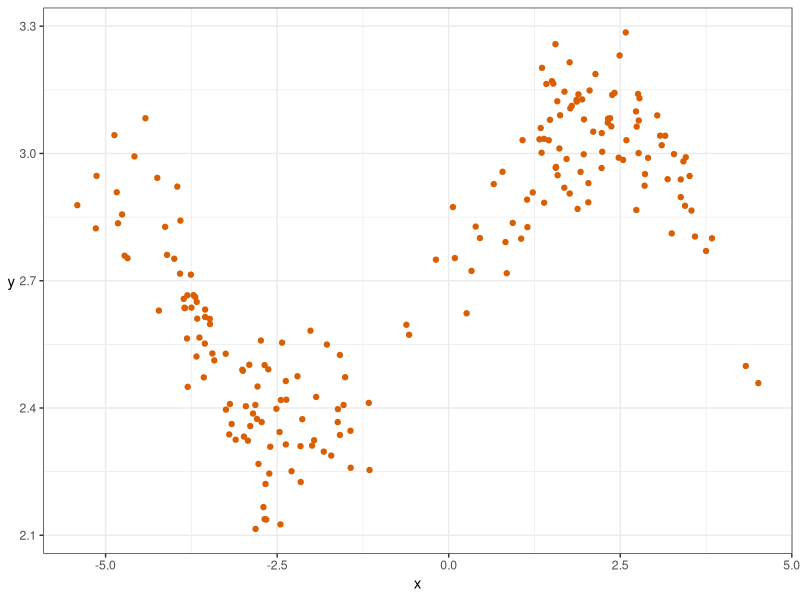
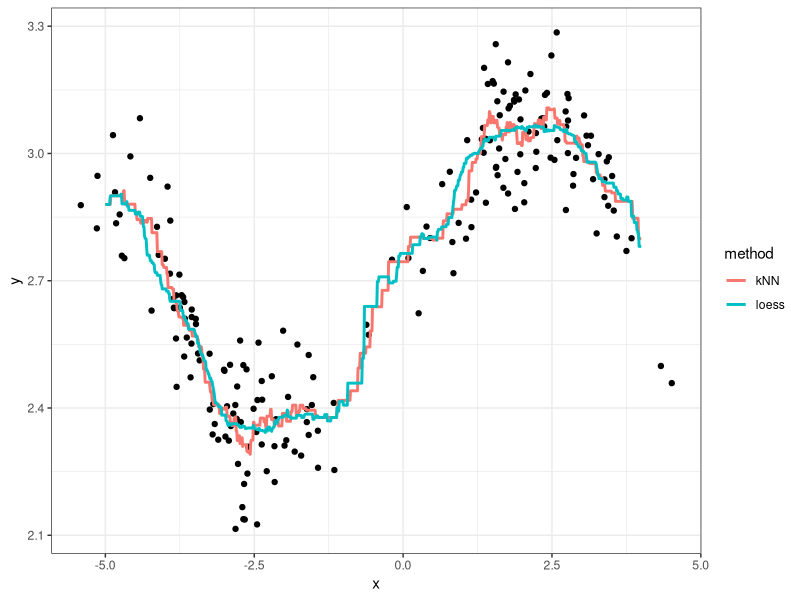
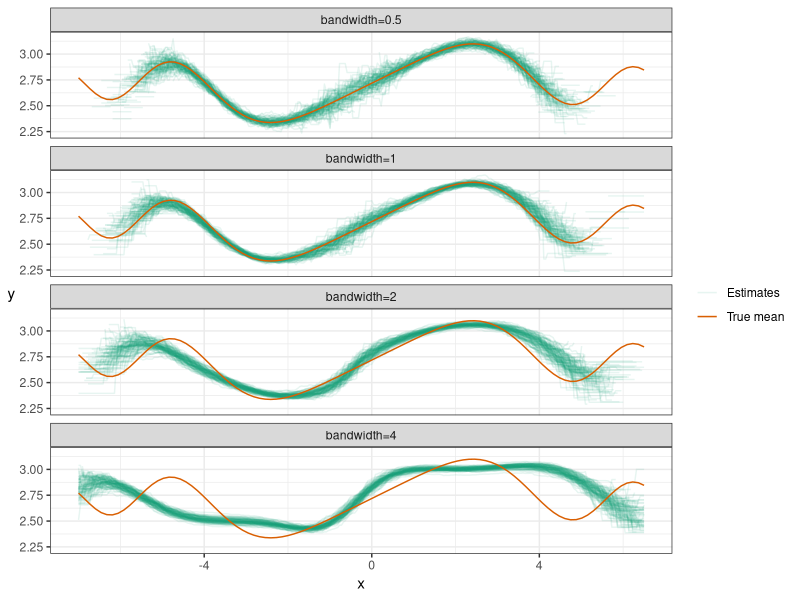
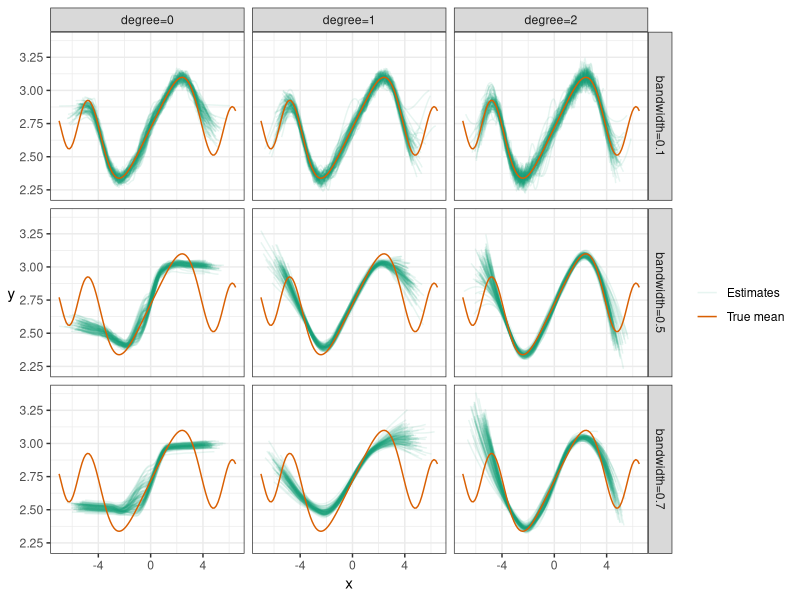
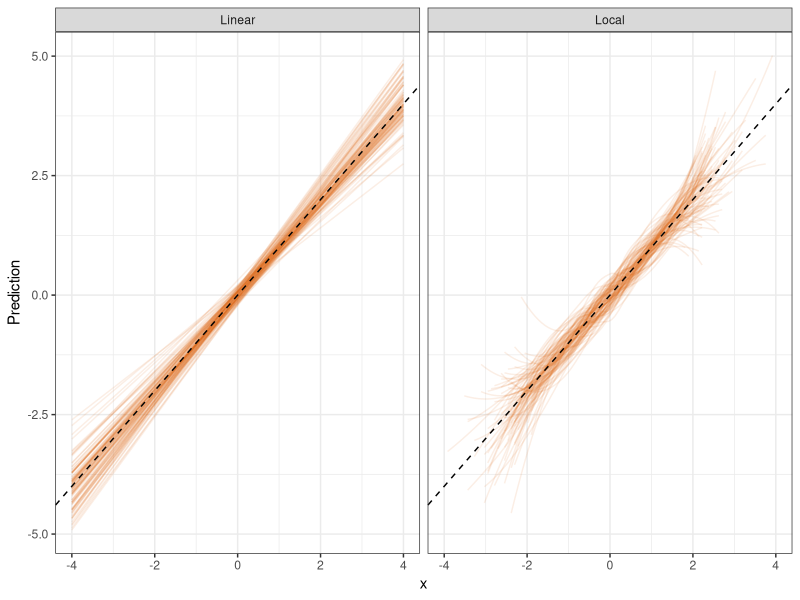

These charts were generated, in order, by the following R code:
## ---- chunk 1
suppressPackageStartupMessages(library(tidyverse))
my_accent <- "#d95f02"
rotate_y <- theme(axis.title.y=element_text(angle=0, vjust=0.5))
## ---- chunk 2
set.seed(87)
dat <- tibble(x = c(rnorm(100), rnorm(100)+5)-3,
              y = sin(x^2/5)/x + rnorm(200)/10 + exp(1))
## ---- chunk 3
ggplot(dat, aes(x,y)) + 
    geom_point(colour=my_accent) +
    theme_bw() + 
    rotate_y
## ---- chunk 4
xgrid <- seq(-5, 4, length.out=1000)
k <- 10
r <- 0.5
kNN_estimates <- map_dbl(xgrid, function(x_){
    dat %>% 
        mutate(d = abs(x-x_)) %>% 
        arrange(d) %>% 
        summarize(yhat=mean(y[1:k])) %>% 
        `[[`("yhat")
})
loess_estimates <- map_dbl(xgrid, function(x_){
    dat %>% 
        mutate(d = abs(x-x_)) %>% 
        filter(d<r) %>% 
        summarize(yhat=mean(y)) %>% 
        `[[`("yhat")
})
est <- tibble(x=xgrid, kNN=kNN_estimates, loess=loess_estimates) %>% 
    gather(key="method", value="estimate", kNN, loess)
ggplot() +
    geom_point(data=dat, mapping=aes(x,y)) +
    geom_line(data=est, 
              mapping=aes(x,estimate, group=method, colour=method),
              size=1) +
    theme_bw()
## ---- chunk 5
set.seed(400)
N <- 100
xgrid <- seq(-7, 6.5, length.out=300)
true_mean <- Vectorize(function(x){
    if (x==0) return(exp(1)) else return(sin(x^2/5)/x + exp(1))
})
## Use "tibble %>% group_by %>% do" in place of `for` loop
expand.grid(iter=1:N, r=c(0.5, 1, 2, 4)) %>% group_by(iter, r) %>% do({
    this_r <- unique(.$r)
    dat <- tibble(x = c(rnorm(100), rnorm(100)+5)-3,
                  y = sin(x^2/5)/x + rnorm(200)/10 + exp(1))
    data.frame(
        .,
        x = xgrid,
        yhat = ksmooth(dat$x, dat$y, kernel="box", 
                         bandwidth=this_r,
                         x.points=xgrid)$y
    )
}) %>% 
    ungroup() %>% 
    mutate(r=paste0("bandwidth=", r)) %>% 
    ggplot(aes(x=x, y=yhat)) +
    facet_wrap(~ r, ncol=1) +
    geom_line(aes(group=iter, colour="Estimates"), alpha=0.1) +
    stat_function(fun=true_mean,
                  mapping=aes(colour="True mean")) +
    theme_bw() +
    scale_colour_brewer("", palette="Dark2") +
    ylab("y") + rotate_y
## ---- chunk 6
set.seed(400)
N <- 100
xgrid <- seq(-7, 6.5, length.out=300)
true_mean <- Vectorize(function(x){
    if (x==0) return(exp(1)) else return(sin(x^2/5)/x + exp(1))
})
## Use "tibble %>% group_by %>% do" in place of `for` loop
expand.grid(iter=1:N, r=c(0.1, 0.5, 0.7), d=0:2) %>% 
    group_by(iter, r, d) %>% do({
    this_r <- unique(.$r)
    this_d <- unique(.$d)
    dat <- tibble(x = c(rnorm(100), rnorm(100)+5)-3,
                  y = sin(x^2/5)/x + rnorm(200)/10 + exp(1))
    data.frame(
        .,
        x = xgrid,
        yhat = predict(loess(y~x, data=dat, 
                             span=this_r, degree=this_d),
                       newdata=data.frame(x=xgrid))
    )
}) %>% 
    ungroup() %>% 
    mutate(r=paste0("bandwidth=", r),
           d=paste0("degree=", d)) %>% 
    ggplot(aes(x=x, y=yhat)) +
    facet_grid(r ~ d) +
    geom_line(aes(group=iter, colour="Estimates"), alpha=0.1) +
    stat_function(fun=true_mean,
                  mapping=aes(colour="True mean")) +
    theme_bw() +
    scale_colour_brewer("", palette="Dark2") +
    ylab("y") + rotate_y
## ---- chunk 7
set.seed(474)
n <- 100
N <- 100
xgrid <- data.frame(x=seq(-4,4, length.out=100))
## Use "tibble %>% group_by %>% do" in place of `for` loop
tibble(iter=1:N) %>% group_by(iter) %>% do({
    dat <- tibble(x=rnorm(n), 
                  y=x+rnorm(n))
    data.frame(
        .,
        xgrid,
        Local  = predict(loess(y~x, data=dat),
                         newdata=xgrid),
        Linear = predict(lm(y~x, data=dat),
                         newdata=xgrid)
    )
}) %>% 
    gather(key="method", value="Prediction", Local, Linear) %>% 
    ggplot(aes(x=x, y=Prediction)) +
    facet_wrap(~ method) +
    geom_line(aes(group=iter), colour=my_accent, alpha=0.1) +
    geom_abline(intercept=0, slope=1, linetype="dashed") +
    theme_bw()
